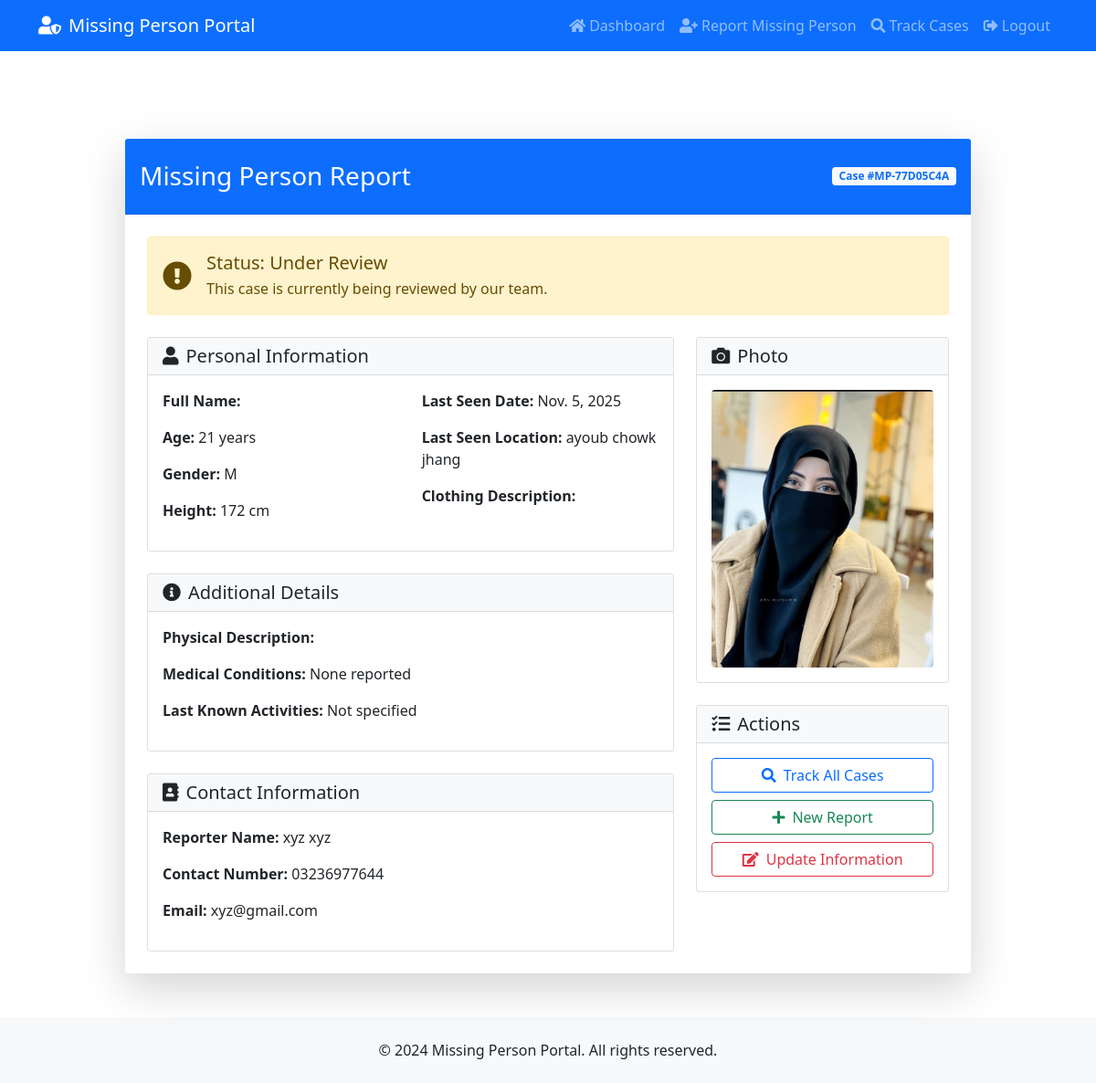
/user/missing-person/MP-77D05C4A/ (signed in), run on the app's committed database.
### user/models.py (models this page shows, shortened)
class MissingPerson(models.Model):
    GENDER_CHOICES = (
        ('M', 'Male'),
        ('F', 'Female'),
        ('O', 'Other'),
    )
    STATUS_CHOICES = (
        ('pending', 'Pending'),
        ('investigation', 'Under Investigation'),
        ('found', 'Found'),
        ('closed', 'Closed'),
    )
    first_name = models.CharField(max_length=100)
    last_name = models.CharField(max_length=100)
    age = models.IntegerField()
    gender = models.CharField(max_length=1, choices=GENDER_CHOICES)
    date_of_birth = models.DateField()
    height = models.CharField(max_length=50, help_text="Height in feet and inches")
    weight = models.CharField(max_length=50, help_text="Weight in kg")
    eye_color = models.CharField(max_length=50)
    hair_color = models.CharField(max_length=50)
    skin_color = models.CharField(max_length=50)
    distinguishing_marks = models.TextField(blank=True, help_text="Scars, tattoos, or other identifying marks")
    last_seen_date = models.DateField()
    last_seen_location = models.CharField(max_length=255)
    last_seen_wearing = models.TextField(help_text="Description of clothes last seen wearing")
    reporter = models.ForeignKey(User, on_delete=models.CASCADE, related_name='reported_missing_persons')
    contact_number = models.CharField(max_length=15)
    additional_contact = models.CharField(max_length=15, blank=True)
    case_number = models.CharField(max_length=50, unique=True)
    status = models.CharField(max_length=20, choices=STATUS_CHOICES, default='pending')
    assigned_officer = models.ForeignKey(User, on_delete=models.SET_NULL, null=True, blank=True,
                                       related_name='assigned_missing_persons')
    location_found = models.CharField(max_length=255, blank=True, null=True)
    found_date = models.DateField(blank=True, null=True)
    description = models.TextField(help_text="Additional details about the missing person")
    photo = models.ImageField(upload_to='missing_persons/')
    additional_photos = models.ImageField(upload_to='missing_persons/additional/', blank=True, null=True)
    created_at = models.DateTimeField(auto_now_add=True)
    updated_at = models.DateTimeField(auto_now=True)
    class Meta:
        ordering = ['-created_at']
        verbose_name = 'Missing Person'
        verbose_name_plural = 'Missing Persons'

### frontend/models.py (models this page shows, shortened)
class User(AbstractUser):
    USER_TYPE_CHOICES = (
        ('user', 'Regular User'),
        ('officer', 'Police Officer'),
        ('admin', 'Admin'),
    )
    RANK_CHOICES = (
        ('IGP', 'Inspector General of Police (IGP)'),
        ('DIG', 'Deputy Inspector General (DIG)'),
        ('SSP', 'Senior Superintendent of Police (SSP)'),
        ('SP', 'Superintendent of Police (SP)'),
        ('DSP', 'Deputy Superintendent of Police (DSP)'),
        ('ASP', 'Assistant Superintendent of Police (ASP)'),
        ('Inspector', 'Inspector'),
        ('SI', 'Sub-Inspector (SI)'),
        ('ASI', 'Assistant Sub-Inspector (ASI)'),
        ('HC', 'Head Constable (HC)'),
        ('Constable', 'Constable'),
    )
    user_type = models.CharField(max_length=10, choices=USER_TYPE_CHOICES, default='user')
    phone_number = models.CharField(max_length=15, blank=True)
    address = models.TextField(blank=True)
    profile_picture = models.ImageField(upload_to='profile_pictures/', blank=True, null=True)
    date_of_birth = models.DateField(null=True, blank=True)
    is_verified = models.BooleanField(default=False)
    created_at = models.DateTimeField(auto_now_add=True)
    updated_at = models.DateTimeField(auto_now=True)
    cnic = models.CharField(max_length=15, unique=True, blank=True, null=True, help_text="Format: 12345-1234567-1")
    rank = models.CharField(max_length=20, choices=RANK_CHOICES, blank=True, null=True)
    groups = models.ManyToManyField(
        'auth.Group',
        verbose_name=_('groups'),
        blank=True,
        help_text=_(
            'The groups this user belongs to. A user will get all permissions '
            'granted to each of their groups.'
        ),
        related_name='frontend_user_set',
        related_query_name='frontend_user'
    )
    user_permissions = models.ManyToManyField(
        'auth.Permission',
        verbose_name=_('user permissions'),
        blank=True,
        help_text=_('Specific permissions for this user.'),
        related_name='frontend_user_set',
        related_query_name='frontend_user'
    )
    def is_admin(self):
        return self.user_type == 'admin' or self.is_superuser
    def is_officer(self):
        return self.user_type == 'officer'
    class Meta:
        verbose_name = _('user')
        verbose_name_plural = _('users')
        db_table = 'frontend_user'

### user/views.py (the view)
# urls.py: path('missing-person/<str:case_number>/', views.missing_person_detail, name='missing_person_detail'),
@login_required
def missing_person_detail(request, case_number):
    try:
        missing_person = MissingPerson.objects.get(case_number=case_number)
        if not (request.user.is_admin() or request.user.is_officer() or missing_person.reporter == request.user):
            messages.error(request, 'You are not authorized to view this report.')
            return redirect('user_dashboard')
        return render(request, 'missing_person_detail.html', {'missing_person': missing_person})
    except MissingPerson.DoesNotExist:
        messages.error(request, 'Missing person report not found.')
        return redirect('user_dashboard')

### user/templates/missing_person_detail.html (shortened to what this page needs)
{% extends 'base_user.html' %}
{% block content %}
<div class="container mt-5 pt-5">
    <div class="row justify-content-center">
        <div class="col-md-10">
            <div class="card shadow-lg border-0 rounded-lg">
                <div class="card-header bg-primary text-white py-4">
                    <div class="d-flex justify-content-between align-items-center">
                        <h3 class="mb-0">Missing Person Report</h3>
                        <span class="badge bg-light text-primary">Case #{{ missing_person.case_number }}</span>
                    </div>
                </div>
                <div class="card-body p-4">
                    <div class="alert alert-warning mb-4">
                        <div class="d-flex align-items-center">
                            <i class="fas fa-exclamation-circle fa-2x me-3"></i>
                            <div>
                                <h5 class="alert-heading mb-1">Status: Under Review</h5>
                                <p class="mb-0">This case is currently being reviewed by our team.</p>
                            </div>
                        </div>
                    </div>
                    <div class="row">
                        <div class="col-md-8">
                            <div class="card mb-4">
                                <div class="card-header bg-light">
                                    <h5 class="mb-0"><i class="fas fa-user me-2"></i>Personal Information</h5>
                                </div>
                                <div class="card-body">
                                    <div class="row">
                                        <div class="col-md-6">
                                            <p><strong>Full Name:</strong> {{ missing_person.name }}</p>
                                            <p><strong>Age:</strong> {{ missing_person.age }} years</p>
                                            <p><strong>Gender:</strong> {{ missing_person.gender }}</p>
                                            <p><strong>Height:</strong> {{ missing_person.height }} cm</p>
                                        </div>
                                        <div class="col-md-6">
                                            <p><strong>Last Seen Date:</strong> {{ missing_person.last_seen_date }}</p>
                                            <p><strong>Last Seen Location:</strong> {{ missing_person.last_seen_location }}</p>
                                            <p><strong>Clothing Description:</strong> {{ missing_person.clothing_description }}</p>
                                        </div>
                                    </div>
                                </div>
                            </div>
                            <div class="card mb-4">
                                <div class="card-header bg-light">
                                    <h5 class="mb-0"><i class="fas fa-info-circle me-2"></i>Additional Details</h5>
                                </div>
                                <div class="card-body">
                                    <p><strong>Physical Description:</strong> {{ missing_person.physical_description }}</p>
                                    <p><strong>Medical Conditions:</strong> {{ missing_person.medical_conditions|default:"None reported" }}</p>
                                    <p><strong>Last Known Activities:</strong> {{ missing_person.last_known_activities|default:"Not specified" }}</p>
                                </div>
                            </div>
                            <div class="card">
                                <div class="card-header bg-light">
                                    <h5 class="mb-0"><i class="fas fa-address-book me-2"></i>Contact Information</h5>
                                </div>
                                <div class="card-body">
                                    <p><strong>Reporter Name:</strong> {{ missing_person.reporter.get_full_name }}</p>
                                    <p><strong>Contact Number:</strong> {{ missing_person.reporter.phone_number }}</p>
                                    <p><strong>Email:</strong> {{ missing_person.reporter.email }}</p>
                                </div>
                            </div>
                        </div>
                        <div class="col-md-4">
                            <div class="card mb-4">
                                <div class="card-header bg-light">
                                    <h5 class="mb-0"><i class="fas fa-camera me-2"></i>Photo</h5>
                                </div>
                                <div class="card-body text-center">
                                    {% if missing_person.photo %}
                                        <img src="{{ missing_person.photo.url }}" alt="Missing Person Photo" class="img-fluid rounded">
                                    {% else %}
                                        <div class="text-muted py-5">
                                            <i class="fas fa-image fa-3x mb-3"></i>
                                            <p>No photo available</p>
                                        </div>
                                    {% endif %}
                                </div>
                            </div>
                            <div class="card">
                                <div class="card-header bg-light">
                                    <h5 class="mb-0"><i class="fas fa-tasks me-2"></i>Actions</h5>
                                </div>
                                <div class="card-body">
                                    <div class="d-grid gap-2">
                                        <a href="{% url 'track_cases' %}" class="btn btn-outline-primary">
                                            <i class="fas fa-search me-2"></i>Track All Cases
                                        </a>
                                        <a href="{% url 'report_missing_person' %}" class="btn btn-outline-success">
                                            <i class="fas fa-plus me-2"></i>New Report
                                        </a>
                                        <button class="btn btn-outline-danger" data-bs-toggle="modal" data-bs-target="#updateModal">
                                            <i class="fas fa-edit me-2"></i>Update Information
                                        </button>
                                    </div>
                                </div>
                            </div>
                        </div>
                    </div>
                </div>
            </div>
        </div>
    </div>
</div>
{% endblock %}

### data on the page
MissingPerson: case_number "MP-77D05C4A", age "21", gender "M", height "172", last_seen_date "Nov. 5, 2025", last_seen_location "ayoub chowk jhang", reporter.get_full_name "xyz xyz", reporter.phone_number "03236977644", reporter.email "xyz@gmail.com", photo (picture)

### other printed values
{{ missing_person.medical_conditions|default:"None reported" }} "None reported"
{{ missing_person.last_known_activities|default:"Not specified" }} "Not specified"
